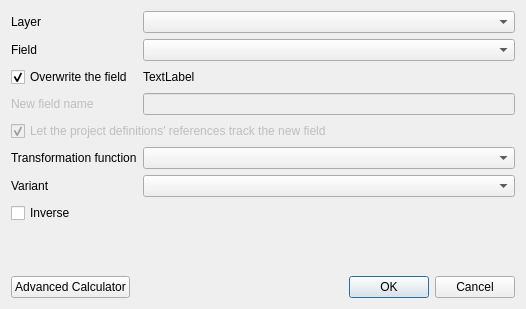
<?xml version="1.0" encoding="UTF-8"?>
<ui version="4.0">
 <class>TransformationDialog</class>
 <widget class="QDialog" name="TransformationDialog">
  <property name="windowModality">
   <enum>Qt::ApplicationModal</enum>
  </property>
  <property name="geometry">
   <rect>
    <x>0</x>
    <y>0</y>
    <width>526</width>
    <height>309</height>
   </rect>
  </property>
  <property name="windowTitle">
   <string>Field transformation</string>
  </property>
  <property name="modal">
   <bool>true</bool>
  </property>
  <layout class="QGridLayout" name="gridLayout">
   <item row="0" column="0" colspan="2">
    <layout class="QFormLayout" name="formLayout">
     <item row="0" column="0">
      <widget class="QLabel" name="layer_lbl">
       <property name="text">
        <string>Layer</string>
       </property>
      </widget>
     </item>
     <item row="1" column="0">
      <widget class="QLabel" name="attrib_lbl">
       <property name="text">
        <string>Field</string>
       </property>
      </widget>
     </item>
     <item row="5" column="0">
      <widget class="QLabel" name="algorithm_lbl">
       <property name="text">
        <string>Transformation function</string>
       </property>
      </widget>
     </item>
     <item row="0" column="1">
      <widget class="QComboBox" name="layer_cbx"/>
     </item>
     <item row="1" column="1">
      <widget class="QComboBox" name="attrib_cbx"/>
     </item>
     <item row="5" column="1">
      <widget class="QComboBox" name="algorithm_cbx"/>
     </item>
     <item row="6" column="0">
      <widget class="QLabel" name="variant_lbl">
       <property name="text">
        <string>Variant</string>
       </property>
      </widget>
     </item>
     <item row="6" column="1">
      <widget class="QComboBox" name="variant_cbx"/>
     </item>
     <item row="9" column="0">
      <widget class="QCheckBox" name="inverse_ckb">
       <property name="text">
        <string>Inverse</string>
       </property>
      </widget>
     </item>
     <item row="3" column="0">
      <widget class="QLabel" name="new_field_name_lbl">
       <property name="enabled">
        <bool>false</bool>
       </property>
       <property name="text">
        <string>New field name</string>
       </property>
      </widget>
     </item>
     <item row="3" column="1">
      <widget class="QLineEdit" name="new_field_name_txt">
       <property name="enabled">
        <bool>false</bool>
       </property>
       <property name="maxLength">
        <number>10</number>
       </property>
       <property name="placeholderText">
        <string/>
       </property>
      </widget>
     </item>
     <item row="2" column="0">
      <widget class="QCheckBox" name="overwrite_ckb">
       <property name="text">
        <string>Overwrite the field</string>
       </property>
       <property name="checked">
        <bool>true</bool>
       </property>
      </widget>
     </item>
     <item row="2" column="1">
      <widget class="QLabel" name="warning_lbl">
       <property name="text">
        <string>TextLabel</string>
       </property>
       <property name="wordWrap">
        <bool>true</bool>
       </property>
      </widget>
     </item>
     <item row="4" column="0" colspan="2">
      <widget class="QCheckBox" name="track_new_field_ckb">
       <property name="enabled">
        <bool>false</bool>
       </property>
       <property name="text">
        <string>Let the project definitions' references track the new field</string>
       </property>
       <property name="checked">
        <bool>true</bool>
       </property>
      </widget>
     </item>
    </layout>
   </item>
   <item row="1" column="0">
    <widget class="QPushButton" name="calc_btn">
     <property name="text">
      <string>Advanced Calculator</string>
     </property>
    </widget>
   </item>
   <item row="1" column="1">
    <widget class="QDialogButtonBox" name="buttonBox">
     <property name="orientation">
      <enum>Qt::Horizontal</enum>
     </property>
     <property name="standardButtons">
      <set>QDialogButtonBox::Cancel|QDialogButtonBox::Ok</set>
     </property>
    </widget>
   </item>
  </layout>
 </widget>
 <resources/>
 <connections>
  <connection>
   <sender>buttonBox</sender>
   <signal>accepted()</signal>
   <receiver>TransformationDialog</receiver>
   <slot>accept()</slot>
   <hints>
    <hint type="sourcelabel">
     <x>248</x>
     <y>174</y>
    </hint>
    <hint type="destinationlabel">
     <x>157</x>
     <y>205</y>
    </hint>
   </hints>
  </connection>
  <connection>
   <sender>buttonBox</sender>
   <signal>rejected()</signal>
   <receiver>TransformationDialog</receiver>
   <slot>reject()</slot>
   <hints>
    <hint type="sourcelabel">
     <x>316</x>
     <y>180</y>
    </hint>
    <hint type="destinationlabel">
     <x>286</x>
     <y>205</y>
    </hint>
   </hints>
  </connection>
 </connections>
</ui>
